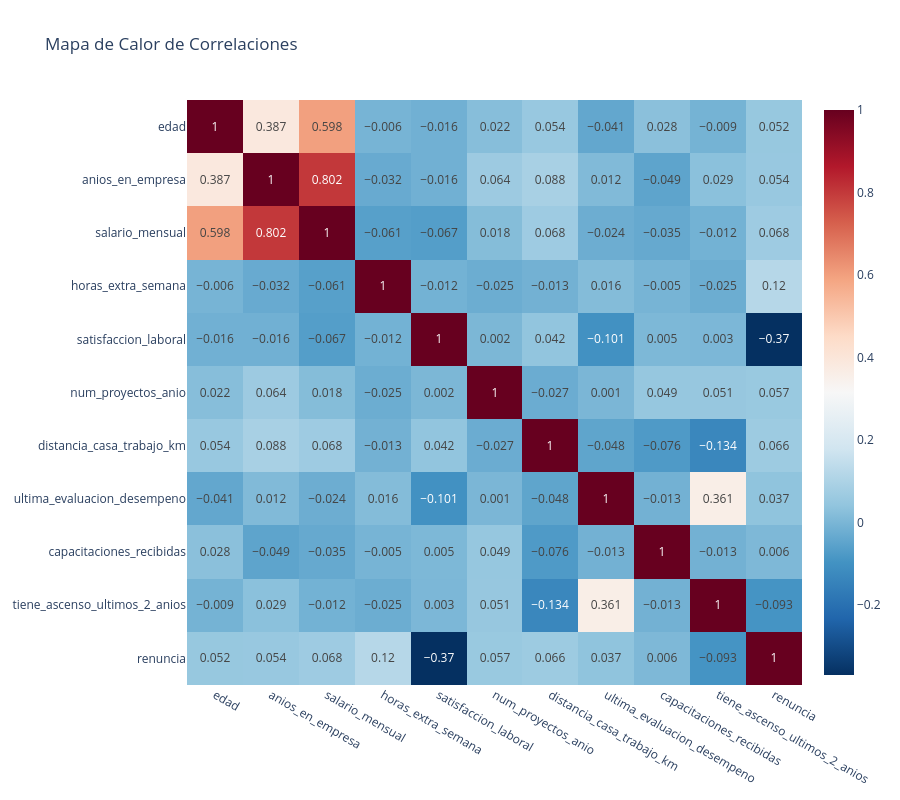

The code cell stored with this chart in its notebook:
### Code cell
# CELDA 2

"""
Aquí usaremos Plotly para generar el mapa de calor. 
Al ser interactivo, podrás pasar el cursor 
por los recuadros para mostrar exactamente los valores 
de correlación con la variable objetivo. 
"""

# 2. Heatmap de correlación
matriz_correlacion = df.corr().round(3)

fig_corr = px.imshow(
    matriz_correlacion,
    text_auto=True, 
    aspect="auto",
    color_continuous_scale='RdBu_r',
    title='Mapa de Calor de Correlaciones'
)

fig_corr.update_layout(width=900, height=800)
fig_corr.show()

### Figure 1 — Plotly figure (JSON) as saved in the notebook; plotly's stock layout.template omitted (floating-point values rounded to 4 significant figures)
{"data": [{"coloraxis": "coloraxis", "hovertemplate": "x: %{x}<br>y: %{y}<br>color: %{z}<extra></extra>", "name": "0", "texttemplate": "%{z}", "type": "heatmap", "x": ["edad", "anios_en_empresa", "salario_mensual", "horas_extra_semana", "satisfaccion_laboral", "num_proyectos_anio", "distancia_casa_trabajo_km", "ultima_evaluacion_desempeno", "capacitaciones_recibidas", "tiene_ascenso_ultimos_2_anios", "renuncia"], "xaxis": "x", "y": ["edad", "anios_en_empresa", "salario_mensual", "horas_extra_semana", "satisfaccion_laboral", "num_proyectos_anio", "distancia_casa_trabajo_km", "ultima_evaluacion_desempeno", "capacitaciones_recibidas", "tiene_ascenso_ultimos_2_anios", "renuncia"], "yaxis": "y", "z": [[1.0, 0.387, 0.598, -0.006, -0.016, 0.022, 0.054, -0.041, 0.028, -0.009, 0.052], [0.387, 1.0, 0.802, -0.032, -0.016, 0.064, 0.088, 0.012, -0.049, 0.029, 0.054], [0.598, 0.802, 1.0, -0.061, -0.067, 0.018, 0.068, -0.024, -0.035, -0.012, 0.068], [-0.006, -0.032, -0.061, 1.0, -0.012, -0.025, -0.013, 0.016, -0.005, -0.025, 0.12], [-0.016, -0.016, -0.067, -0.012, 1.0, 0.002, 0.042, -0.101, 0.005, 0.003, -0.37], [0.022, 0.064, 0.018, -0.025, 0.002, 1.0, -0.027, 0.001, 0.049, 0.051, 0.057], [0.054, 0.088, 0.068, -0.013, 0.042, -0.027, 1.0, -0.048, -0.076, -0.134, 0.066], [-0.041, 0.012, -0.024, 0.016, -0.101, 0.001, -0.048, 1.0, -0.013, 0.361, 0.037], [0.028, -0.049, -0.035, -0.005, 0.005, 0.049, -0.076, -0.013, 1.0, -0.013, 0.006], [-0.009, 0.029, -0.012, -0.025, 0.003, 0.051, -0.134, 0.361, -0.013, 1.0, -0.093], [0.052, 0.054, 0.068, 0.12, -0.37, 0.057, 0.066, 0.037, 0.006, -0.093, 1.0]]}], "layout": {"coloraxis": {"colorscale": [[0, "rgb(5,48,97)"], [0.1, "rgb(33,102,172)"], [0.2, "rgb(67,147,195)"], [0.3, "rgb(146,197,222)"], [0.4, "rgb(209,229,240)"], [0.5, "rgb(247,247,247)"], [0.6, "rgb(253,219,199)"], [0.7, "rgb(244,165,130)"], [0.8, "rgb(214,96,77)"], [0.9, "rgb(178,24,43)"], [1, "rgb(103,0,31)"]]}, "height": 800, "title": {"text": "Mapa de Calor de Correlaciones"}, "width": 900, "xaxis": {"anchor": "y", "domain": [0, 1]}, "yaxis": {"anchor": "x", "autorange": "reversed", "domain": [0, 1]}}}
